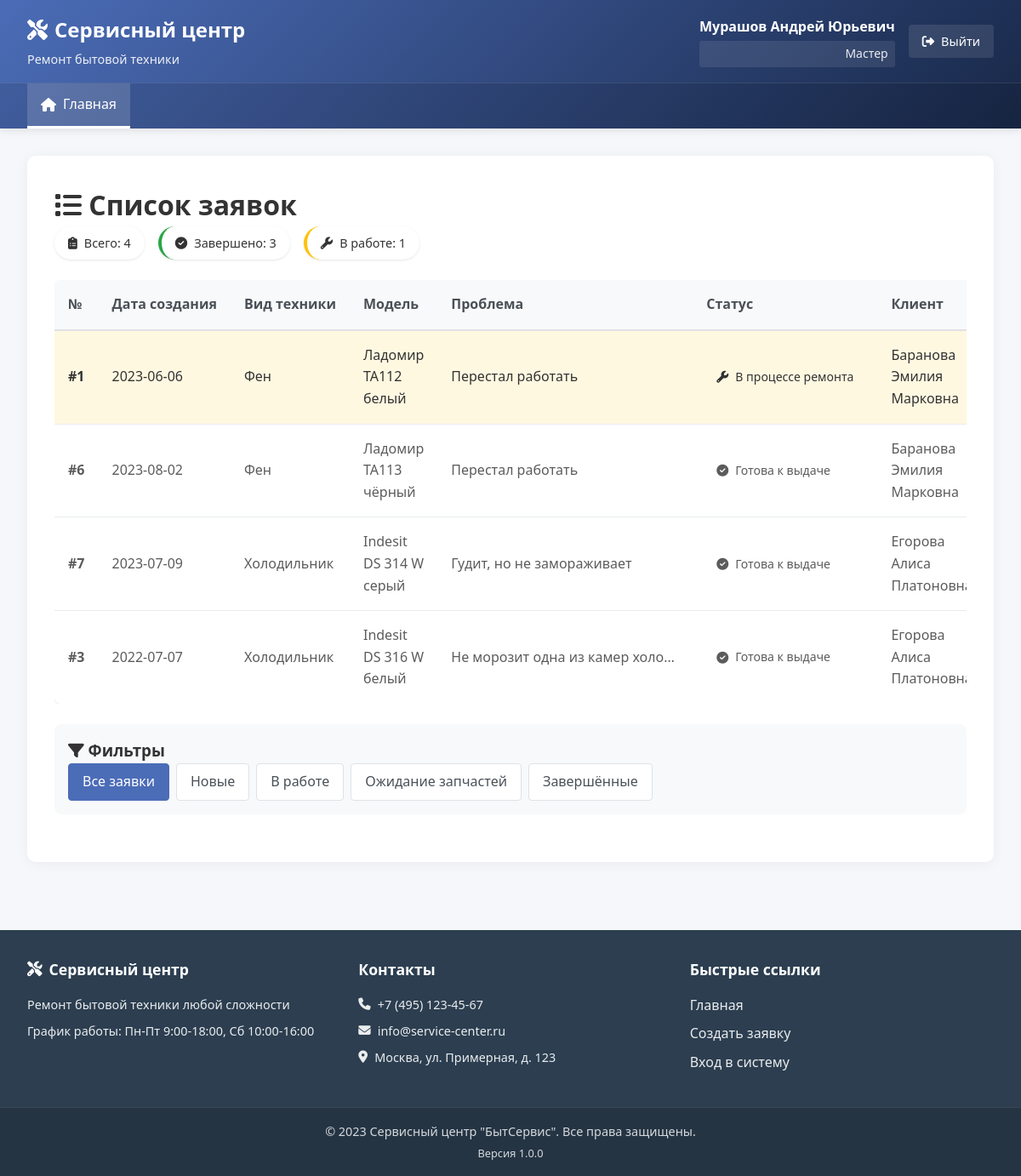
/ (signed in), run on the app's committed database.
### tables this page shows
CREATE TABLE users (
    id INTEGER PRIMARY KEY AUTOINCREMENT,
    fio TEXT NOT NULL,
    phone TEXT NOT NULL,
    login TEXT UNIQUE NOT NULL,
    password_hash TEXT NOT NULL,
    type TEXT NOT NULL CHECK(type IN ('Заказчик', 'Мастер', 'Оператор', 'Менеджер', 'admin', 'Менеджер по качеству'))
);

CREATE TABLE repair_requests (
    id INTEGER PRIMARY KEY AUTOINCREMENT,
    start_date DATE NOT NULL DEFAULT (CURRENT_DATE),
    home_tech_type TEXT NOT NULL,
    home_tech_model TEXT NOT NULL,
    problem_description TEXT NOT NULL,
    request_status TEXT NOT NULL DEFAULT 'Новая заявка' 
        CHECK(request_status IN ('Новая заявка', 'В процессе ремонта', 'Ожидание запчастей', 'Готова к выдаче')),
    completion_date DATE,
    repair_parts TEXT,
    master_id INTEGER,
    client_id INTEGER NOT NULL,
    created_at TIMESTAMP DEFAULT CURRENT_TIMESTAMP,
    updated_at TIMESTAMP DEFAULT CURRENT_TIMESTAMP,
    FOREIGN KEY (master_id) REFERENCES users (id) ON DELETE SET NULL,
    FOREIGN KEY (client_id) REFERENCES users (id) ON DELETE CASCADE
);

### app.py (the view, shortened to what this page needs)
@app.route('/')
@login_required
def index():
    if g.user['type'] == 'Заказчик':
        requests = query_db('''
            SELECT r.*, u.fio as master_fio
            FROM repair_requests r
            LEFT JOIN users u ON r.master_id = u.id
            WHERE r.client_id = ?
            ORDER BY r.start_date DESC, r.id DESC
        ''', (g.user['id'],))
    elif g.user['type'] == 'Мастер':
        requests = query_db('''
            SELECT r.*, uc.fio as client_fio, um.fio as master_fio
            FROM repair_requests r
            LEFT JOIN users uc ON r.client_id = uc.id
            LEFT JOIN users um ON r.master_id = um.id
            WHERE r.master_id = ?
            ORDER BY
                CASE r.request_status
                    WHEN 'В процессе ремонта' THEN 1
                    WHEN 'Ожидание запчастей' THEN 2
                    WHEN 'Новая заявка' THEN 3
                    WHEN 'Готова к выдаче' THEN 4
                    ELSE 5
                END,
                r.start_date DESC
        ''', (g.user['id'],))
    return render_template('index.html', requests=requests)

### app.py (called while the page is built)
@app.before_request
def load_logged_in_user():
    user_id = session.get('user_id')
    if user_id is None:
        g.user = None
    else:
        user = query_db('SELECT * FROM users WHERE id = ?', (user_id,), one=True)
        if user:
            g.user = dict(user)
        else:
            g.user = None
            session.clear()

def login_required(view):
    @wraps(view)
    def wrapped_view(**kwargs):
        if g.user is None:
            flash('Для доступа к этой странице требуется авторизация.', 'warning')
            return redirect(url_for('login'))
        return view(**kwargs)
    return wrapped_view

### database.py (called while the page is built)
def get_db_path():
    return os.path.join(os.path.dirname(__file__), 'service_center.db')

def get_db():
    if 'db' not in g:
        db_path = get_db_path()
        os.makedirs(os.path.dirname(db_path), exist_ok=True)
        g.db = sqlite3.connect(db_path)
        g.db.row_factory = sqlite3.Row
        g.db.execute('PRAGMA foreign_keys = ON')
    return g.db

def query_db(query, args=(), one=False):
    db = get_db()
    cur = db.execute(query, args)
    rv = cur.fetchall()
    cur.close()
    return (rv[0] if rv else None) if one else rv

### templates/index.html (shortened to what this page needs)
{% extends "layout.html" %}
{% block content %}
<div class="page-header">
    <h1><i class="fas fa-list"></i> Список заявок</h1>
    <div class="page-actions">
        <div class="quick-stats">
            <span class="stat-badge">
                <i class="fas fa-clipboard-list"></i>
                Всего: {{ requests|length }}
            </span>
            {% set completed = requests|selectattr('request_status', 'equalto', 'Готова к выдаче')|list %}
            <span class="stat-badge stat-completed">
                <i class="fas fa-check-circle"></i>
                Завершено: {{ completed|length }}
            </span>
            {% set in_progress = requests|selectattr('request_status', 'equalto', 'В процессе ремонта')|list %}
            <span class="stat-badge stat-progress">
                <i class="fas fa-wrench"></i>
                В работе: {{ in_progress|length }}
            </span>
        </div>
    </div>
</div>
{% if requests %}
<div class="table-container">
    <table class="data-table">
        <thead>
            <tr>
                <th>№</th>
                <th>Дата создания</th>
                <th>Вид техники</th>
                <th>Модель</th>
                <th>Проблема</th>
                <th>Статус</th>
                <th>Клиент</th>
            </tr>
        </thead>
        <tbody>
            {% for request in requests %}
            <tr class="{% if request.request_status == 'Готова к выдаче' %}row-completed{% elif request.request_status == 'В процессе ремонта' %}row-progress{% elif request.request_status == 'Ожидание запчастей' %}row-waiting{% endif %}">
                <td class="text-center">
                    <strong>#{{ request.id }}</strong>
                </td>
                <td>{{ request.start_date }}</td>
                <td>{{ request.home_tech_type }}</td>
                <td>{{ request.home_tech_model }}</td>
                <td class="problem-cell">
                    <div class="problem-text">{{ request.problem_description[:80] }}{% if request.problem_description|length > 80 %}...{% endif %}</div>
                </td>
                <td>
                    <span class="status-badge status-{{ request.request_status|lower|replace(' ', '-') }}">
                        {% if request.request_status == 'Новая заявка' %}
                        <i class="fas fa-clock"></i>
                        {% elif request.request_status == 'В процессе ремонта' %}
                        <i class="fas fa-wrench"></i>
                        {% elif request.request_status == 'Ожидание запчастей' %}
                        <i class="fas fa-box-open"></i>
                        {% elif request.request_status == 'Готова к выдаче' %}
                        <i class="fas fa-check-circle"></i>
                        {% endif %}
                        {{ request.request_status }}
                    </span>
                </td>
                <td>
                    {% if g.user.type in ['Оператор', 'admin', 'Менеджер', 'Мастер'] %}
                    {{ request.client_fio }}
                    {% else %}
                    Моя заявка
                    {% endif %}
                </td>
            </tr>
            {% endfor %}
        </tbody>
    </table>
</div>
<div class="filters">
    <h3><i class="fas fa-filter"></i> Фильтры</h3>
    <div class="filter-buttons">
        <a href="{{ url_for('index') }}"
           class="filter-btn {% if not request.args.get('status') %}active{% endif %}">
            Все заявки
        </a>
        <a href="{{ url_for('index') }}?status=Новая заявка"
           class="filter-btn status-new {% if request.args.get('status') == 'Новая заявка' %}active{% endif %}">
            Новые
        </a>
        <a href="{{ url_for('index') }}?status=В процессе ремонта"
           class="filter-btn status-progress {% if request.args.get('status') == 'В процессе ремонта' %}active{% endif %}">
            В работе
        </a>
        <a href="{{ url_for('index') }}?status=Ожидание запчастей"
           class="filter-btn status-waiting {% if request.args.get('status') == 'Ожидание запчастей' %}active{% endif %}">
            Ожидание запчастей
        </a>
        <a href="{{ url_for('index') }}?status=Готова к выдаче"
           class="filter-btn status-completed {% if request.args.get('status') == 'Готова к выдаче' %}active{% endif %}">
            Завершённые
        </a>
    </div>
</div>
{% endif %}
{% endblock %}

### templates/layout.html (shortened to what this page needs)
<!DOCTYPE html>
<html lang="ru">
<head>
    <link rel="stylesheet" href="{{ url_for('static', filename='style.css') }}">
    <link rel="stylesheet" href="https://cdnjs.cloudflare.com/ajax/libs/font-awesome/6.4.0/css/all.min.css">
</head>
<body>
    <header>
        <div class="header-container">
            <div class="logo">
                <h1><i class="fas fa-tools"></i> Сервисный центр</h1>
                <p class="tagline">Ремонт бытовой техники</p>
            </div>
            <div class="user-info">
                {% if g.user %}
                <div class="user-details">
                    <span class="user-name">{{ g.user.fio }}</span>
                    <span class="user-role">{{ g.user.type }}</span>
                </div>
                <a href="{{ url_for('logout') }}" class="btn btn-logout" title="Выйти">
                    <i class="fas fa-sign-out-alt"></i> Выйти
                </a>
                {% endif %}
            </div>
        </div>
        <nav>
            <ul class="nav-menu">
                <li><a href="{{ url_for('index') }}" class="{% if request.endpoint == 'index' %}active{% endif %}">
                    <i class="fas fa-home"></i> Главная
                </a></li>
            </ul>
        </nav>
    </header>
    <main>
        <div class="content">
            {% block content %}{% endblock %}
        </div>
    </main>
    <footer>
        <div class="footer-content">
            <div class="footer-section">
                <h3><i class="fas fa-tools"></i> Сервисный центр</h3>
                <p>Ремонт бытовой техники любой сложности</p>
                <p>График работы: Пн-Пт 9:00-18:00, Сб 10:00-16:00</p>
            </div>
            <div class="footer-section">
                <h3>Контакты</h3>
                <p><i class="fas fa-phone"></i> +7 (495) 123-45-67</p>
                <p><i class="fas fa-envelope"></i> info@service-center.ru</p>
                <p><i class="fas fa-map-marker-alt"></i> Москва, ул. Примерная, д. 123</p>
            </div>
            <div class="footer-section">
                <h3>Быстрые ссылки</h3>
                <ul>
                    <li><a href="{{ url_for('index') }}">Главная</a></li>
                    {% if g.user %}
                    <li><a href="{{ url_for('create_request') }}">Создать заявку</a></li>
                    {% endif %}
                    <li><a href="{{ url_for('login') }}">Вход в систему</a></li>
                </ul>
            </div>
        </div>
        <div class="footer-bottom">
            <p>&copy; 2023 Сервисный центр "БытСервис". Все права защищены.</p>
            <p class="version">Версия 1.0.0</p>
        </div>
    </footer>
</body>
</html>

### data on the page
users: user.fio "Мурашов Андрей Юрьевич", user.type "Мастер"
repair_requests: id "1", start_date "2023-06-06", home_tech_type "Фен", home_tech_model "Ладомир ТА112 белый", problem_description "Перестал работать", request_status "В процессе ремонта", client_fio "Баранова Эмилия Марковна"
repair_requests: id "6", start_date "2023-08-02", home_tech_type "Фен", home_tech_model "Ладомир ТА113 чёрный", problem_description "Перестал работать", request_status "Готова к выдаче", client_fio "Баранова Эмилия Марковна"
repair_requests: id "7", start_date "2023-07-09", home_tech_type "Холодильник", home_tech_model "Indesit DS 314 W серый", problem_description "Гудит, но не замораживает", request_status "Готова к выдаче", client_fio "Егорова Алиса…"
repair_requests: id "3", start_date "2022-07-07", home_tech_type "Холодильник", home_tech_model "Indesit DS 316 W белый", problem_description "Не морозит одна из камер холо…", request_status "Готова к выдаче", client_fio "Егорова Алиса…"

### other printed values
{{ requests|length }} "4"
{{ completed|length }} "3"
{{ in_progress|length }} "1"
